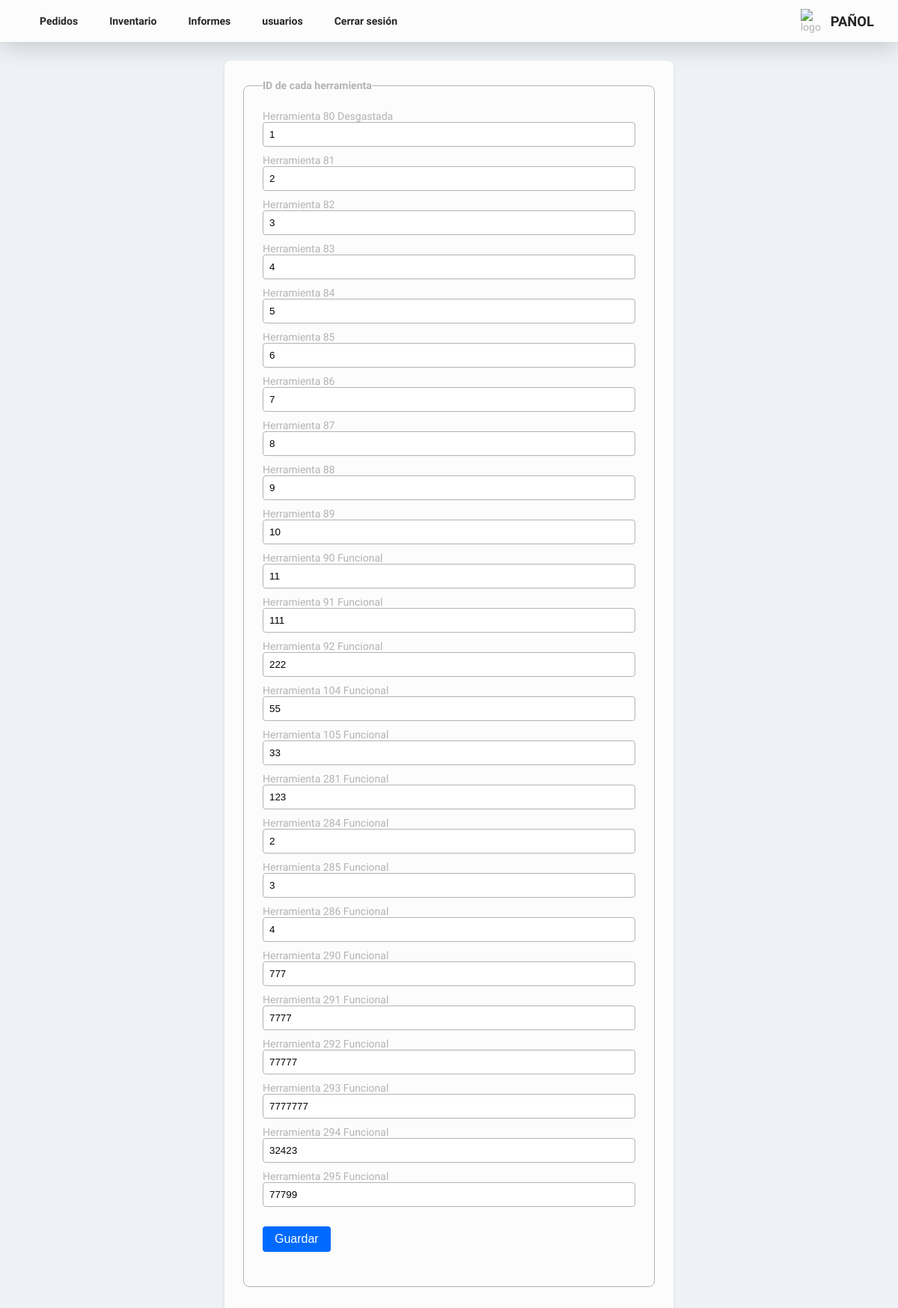
The page /pages/tools_id_inventory.php?id=30 (signed in) on the database its author committed.
### tables this page shows
CREATE TABLE `detalles_inventario` (
  `id` int(11) NOT NULL,
  `id_herramienta` int(11) NOT NULL,
  `id_stock` int(11) NOT NULL,
  `estado` varchar(25) DEFAULT NULL
);

### pages/tools_id_inventory.php (the view, shortened to what this page needs)
<?php
include('../php/logic/logic_inventory/logic_stateTool.php');
$id = $_GET['id'];
$sql = "SELECT * FROM detalles_inventario WHERE id_stock = '$id'";
?>
<!DOCTYPE html>
<html lang="es">
<head>
    <link rel="stylesheet" href="../assets/css/style.css">
    <link href="https://cdn.jsdelivr.net/npm/remixicon@3.4.0/fonts/remixicon.css" rel="stylesheet" />
</head>
<body>
<header class="hero">
    <nav class="nav">
      <ul class="nav__list">
        <li class="nav__iteam">
          <a href="orders.php" class="nav__link">Pedidos</a>
        </li>
        <li class="nav__iteam">
          <a href="inventory.php" class="nav__link">Inventario</a>
        </li>
        <?php
    $allowedRoles = ['admin', 'panol'];
    if (in_array($_SESSION['rol'], $allowedRoles)) {
        echo '<li class="nav__iteam">
        <a href="reports.php" class="nav__link">Informes</a>
      </li>';
    }
    $allowedRoles = ['admin'];
    if (in_array($_SESSION['rol'], $allowedRoles)){
      echo '<li class="nav__iteam">
      <a href="users.php" class="nav__link">usuarios</a>
    </li>';
    }
    ?>
        <li class="nav__iteam">
          <a href="../php/logout.php" class="nav__link">Cerrar sesión</a>
        </li>
      </ul>
    </nav>
    <div class="hero__logo hero__logo-0">
      <img class="hero__logo-img" src="https://avatars.githubusercontent.com/u/6693385?s=200&v=4" alt="logo" />
      <h2 class="title__hero">Pañol</h2>
    </div>
  </header>
    <section class="form__section">
        <form id="toolIDsForm" method="post">
            <fieldset class="input__container">
                <legend>ID de cada herramienta</legend>
                <?php
                $sql_result = mysqli_query($conexion, $sql);
                while ($row = mysqli_fetch_assoc($sql_result)) {
                    ?>
                    <p>Herramienta
                        <?php echo $row['id'] ?>
                        <?php echo $row['estado'] ?>
                    </p>
                    <label class="input__label" for="toolID">
                        <input class="input__field" id="toolID" value="<?php echo $row['id_herramienta'] ?>">
                        <?php
                }
                ?>
                    <br>
                    <button type="submit" class="btn__blue">Guardar</button>
            </fieldset>
        </form>
    </section>
</body>
</html>

### assets/css/style.css (style rules this page uses)
:root { --main-background: hsl(215, 31%, 95%); --card-background: hsl(0, 0%, 99%); --title-color: hsl(0, 0%, 15%); --sub-title-color: hsl(0, 0%, 25%); --grey-text: hsl(215, 10%, 25%); --text-color: hsl(0, 0%, 70%); --text-white: hsl(0, 25%, 97%); --grey: hsl(215, 10%, 62%); --grey-hover: hsl(215, 10%, 50%); --grey-ultra-light: hsl(215, 10%, 85%); --btn-blue:hsl(215, 100%, 50%); --btn-blue-hover:hsl(215, 100%, 35%); --heebo: "heebo"; --font-regular: 400; --font-medium: 500; --font-semi-bold: 600; --font-bold: 700; --fs-2: 2rem; --fs-1-5: 1.5rem; --fs-1-15: 1.15rem; --fs-1: 1rem; --fs-0-8: 0.8rem; --border-radius-cards: 0.75rem; --shadow-color: rgba(0, 0, 0, 0.2); --box-shadow: 0px 4px 32px var(--shadow-color); --mb-0-25: 0.25rem; --mb-0-5: 0.5rem; --mb-0-75: 0.75rem; --mb-1: 1rem; --mb-1-25: 1.25rem; --mb-1-5: 1.5rem; --mb-2: 2rem; --mb-2-5: 2.5rem; --transition: color 0.4s, background-color 0.4s ease-in-out; --border-radius-btn: 4px; }
* { box-sizing: border-box; padding: 0; margin: 0; }
html { scroll-behavior: smooth; }
body { color: var(--text-color); background: var(--main-background); font-size: 14px; font-family: var(--heebo); }
a { text-decoration: none; cursor: pointer; }
.btn__blue { padding: var(--mb-0-5) var(--mb-1); font-size: var(--fs-1); border: none; background-color: var(--btn-blue); border-radius: var(--border-radius-btn); cursor: pointer; margin-bottom: 1rem; color: white; }
.hero { width: 100%; height: 7vh; background-color: var(--card-background); padding: 0 var(--mb-2); display: flex; align-items: center; justify-content: space-between; margin: 0 auto; box-shadow: var(--box-shadow); }
.hero__logo { display: flex; }
.hero__logo-0 { align-items: center; display: flex; justify-content: center; }
.hero__logo-img { display: inline; width: 35px; margin-right: 5px; }
.title__hero { font-size: var(--fs-1-15); font-weight: var(--font-bold); text-transform: uppercase; color: var(--title-color); }
.nav__list { display: flex; list-style: none; }
.nav__iteam { display: block; }
.nav__link { color: var(--title-color); margin: 5px; font-weight: var(--font-semi-bold); padding: var(--mb-0-25) var(--mb-1); border-radius: var(--border-radius-cards); transition: var(--transition); }
.form__section { padding: 25px; max-width: 600px; margin: 25px auto; background-color: var(--card-background); border-radius: 8px; box-shadow: 0 2px 4px rgba(0, 0, 0, 0.1); }
.input__container { margin-bottom: 25px; border: 1px solid var(--text-color); border-radius: 8px; padding: 25px; }
.input__container legend { font-weight: bold; }
.input__container label { display: block; margin-bottom: 5px; }
.input__container input, .input__container textarea, .input__container select { width: 100%; padding: 8px; border: 1px solid var(--text-color); border-radius: 4px; margin-bottom: 10px; box-sizing: border-box; }

### rows shown on the page
detalles_inventario: id "80", estado "Desgastada", id_herramienta "1"
detalles_inventario: id "81", id_herramienta "2"
detalles_inventario: id "82", id_herramienta "3"
detalles_inventario: id "83", id_herramienta "4"
detalles_inventario: id "84", id_herramienta "5"
detalles_inventario: id "85", id_herramienta "6"
detalles_inventario: id "86", id_herramienta "7"
detalles_inventario: id "87", id_herramienta "8"
detalles_inventario: id "88", id_herramienta "9"
detalles_inventario: id "89", id_herramienta "10"
detalles_inventario: id "90", estado "Funcional", id_herramienta "11"
detalles_inventario: id "91", estado "Funcional", id_herramienta "111"
detalles_inventario: id "92", estado "Funcional", id_herramienta "222"
detalles_inventario: id "104", estado "Funcional", id_herramienta "55"
detalles_inventario: id "105", estado "Funcional", id_herramienta "33"
detalles_inventario: id "281", estado "Funcional", id_herramienta "123"
detalles_inventario: id "284", estado "Funcional", id_herramienta "2"
detalles_inventario: id "285", estado "Funcional", id_herramienta "3"
detalles_inventario: id "286", estado "Funcional", id_herramienta "4"
detalles_inventario: id "290", estado "Funcional", id_herramienta "777"
detalles_inventario: id "291", estado "Funcional", id_herramienta "7777"
detalles_inventario: id "292", estado "Funcional", id_herramienta "77777"
detalles_inventario: id "293", estado "Funcional", id_herramienta "7777777"
detalles_inventario: id "294", estado "Funcional", id_herramienta "32423"
detalles_inventario: id "295", estado "Funcional", id_herramienta "77799"
